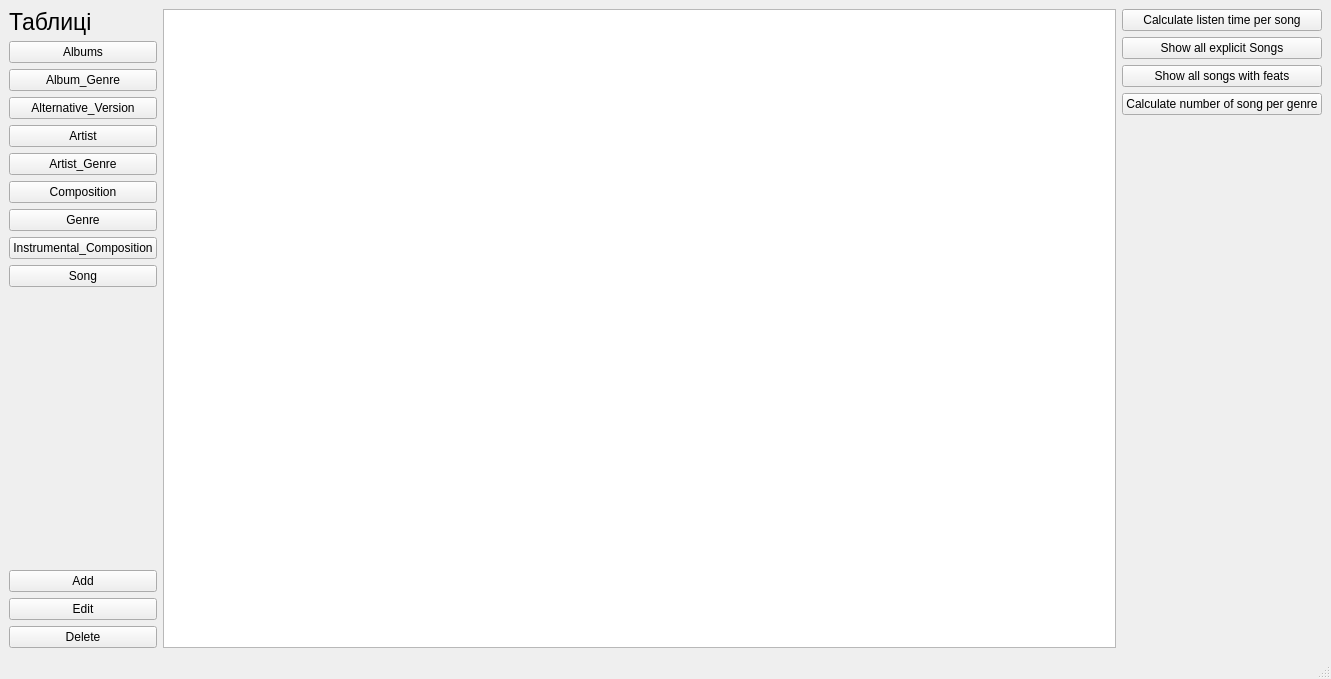
<?xml version="1.0" encoding="UTF-8"?>
<ui version="4.0">
 <class>MainWindow</class>
 <widget class="QMainWindow" name="MainWindow">
  <property name="geometry">
   <rect>
    <x>0</x>
    <y>0</y>
    <width>1331</width>
    <height>679</height>
   </rect>
  </property>
  <property name="windowTitle">
   <string>MainWindow</string>
  </property>
  <widget class="QWidget" name="centralwidget">
   <layout class="QVBoxLayout" name="verticalLayout_3" stretch="1">
    <item>
     <layout class="QHBoxLayout" name="horizontalLayout_2" stretch="0,10,0,0">
      <item>
       <layout class="QVBoxLayout" name="verticalLayout">
        <item>
         <widget class="QLabel" name="label_3">
          <property name="font">
           <font>
            <pointsize>17</pointsize>
           </font>
          </property>
          <property name="text">
           <string>Таблиці</string>
          </property>
         </widget>
        </item>
        <item>
         <widget class="QPushButton" name="Album">
          <property name="layoutDirection">
           <enum>Qt::LayoutDirection::LeftToRight</enum>
          </property>
          <property name="styleSheet">
           <string notr="true"/>
          </property>
          <property name="text">
           <string>Albums</string>
          </property>
         </widget>
        </item>
        <item>
         <widget class="QPushButton" name="Album_Genre">
          <property name="styleSheet">
           <string notr="true"/>
          </property>
          <property name="text">
           <string>Album_Genre</string>
          </property>
         </widget>
        </item>
        <item>
         <widget class="QPushButton" name="Alternative_Version">
          <property name="text">
           <string>Alternative_Version</string>
          </property>
         </widget>
        </item>
        <item>
         <widget class="QPushButton" name="Artist">
          <property name="styleSheet">
           <string notr="true"/>
          </property>
          <property name="text">
           <string>Artist</string>
          </property>
         </widget>
        </item>
        <item>
         <widget class="QPushButton" name="Artist_Genre">
          <property name="styleSheet">
           <string notr="true"/>
          </property>
          <property name="text">
           <string>Artist_Genre</string>
          </property>
         </widget>
        </item>
        <item>
         <widget class="QPushButton" name="Composition">
          <property name="styleSheet">
           <string notr="true"/>
          </property>
          <property name="text">
           <string>Composition</string>
          </property>
         </widget>
        </item>
        <item>
         <widget class="QPushButton" name="Genre">
          <property name="styleSheet">
           <string notr="true"/>
          </property>
          <property name="text">
           <string>Genre</string>
          </property>
         </widget>
        </item>
        <item>
         <widget class="QPushButton" name="Instrumental_Composition">
          <property name="styleSheet">
           <string notr="true"/>
          </property>
          <property name="text">
           <string>Instrumental_Composition</string>
          </property>
         </widget>
        </item>
        <item>
         <widget class="QPushButton" name="Song">
          <property name="styleSheet">
           <string notr="true"/>
          </property>
          <property name="text">
           <string>Song</string>
          </property>
         </widget>
        </item>
        <item>
         <spacer name="ss">
          <property name="orientation">
           <enum>Qt::Orientation::Vertical</enum>
          </property>
          <property name="sizeHint" stdset="0">
           <size>
            <width>20</width>
            <height>40</height>
           </size>
          </property>
         </spacer>
        </item>
        <item>
         <widget class="QPushButton" name="pb_add">
          <property name="text">
           <string>Add</string>
          </property>
         </widget>
        </item>
        <item>
         <layout class="QVBoxLayout" name="verticalLayout_7">
          <item>
           <widget class="QPushButton" name="pb_edit">
            <property name="text">
             <string>Edit</string>
            </property>
           </widget>
          </item>
          <item>
           <widget class="QPushButton" name="pb_delete">
            <property name="text">
             <string>Delete</string>
            </property>
           </widget>
          </item>
         </layout>
        </item>
       </layout>
      </item>
      <item>
       <widget class="QTableWidget" name="dataTable"/>
      </item>
      <item>
       <layout class="QVBoxLayout" name="verticalLayout_2">
        <item>
         <widget class="QPushButton" name="pushButton">
          <property name="text">
           <string>Calculate listen time per song</string>
          </property>
         </widget>
        </item>
        <item>
         <widget class="QPushButton" name="explicit_songs">
          <property name="text">
           <string>Show all explicit Songs</string>
          </property>
         </widget>
        </item>
        <item>
         <widget class="QPushButton" name="feat_songs">
          <property name="text">
           <string>Show all songs with feats</string>
          </property>
         </widget>
        </item>
        <item>
         <widget class="QPushButton" name="song_count_per_genre">
          <property name="text">
           <string>Calculate number of song per genre</string>
          </property>
         </widget>
        </item>
        <item>
         <spacer name="verticalSpacer">
          <property name="orientation">
           <enum>Qt::Orientation::Vertical</enum>
          </property>
          <property name="sizeHint" stdset="0">
           <size>
            <width>20</width>
            <height>40</height>
           </size>
          </property>
         </spacer>
        </item>
       </layout>
      </item>
      <item>
       <layout class="QVBoxLayout" name="verticalLayout_4"/>
      </item>
     </layout>
    </item>
   </layout>
  </widget>
  <widget class="QMenuBar" name="menubar">
   <property name="geometry">
    <rect>
     <x>0</x>
     <y>0</y>
     <width>1331</width>
     <height>26</height>
    </rect>
   </property>
  </widget>
  <widget class="QStatusBar" name="statusbar"/>
 </widget>
 <resources/>
 <connections/>
</ui>
